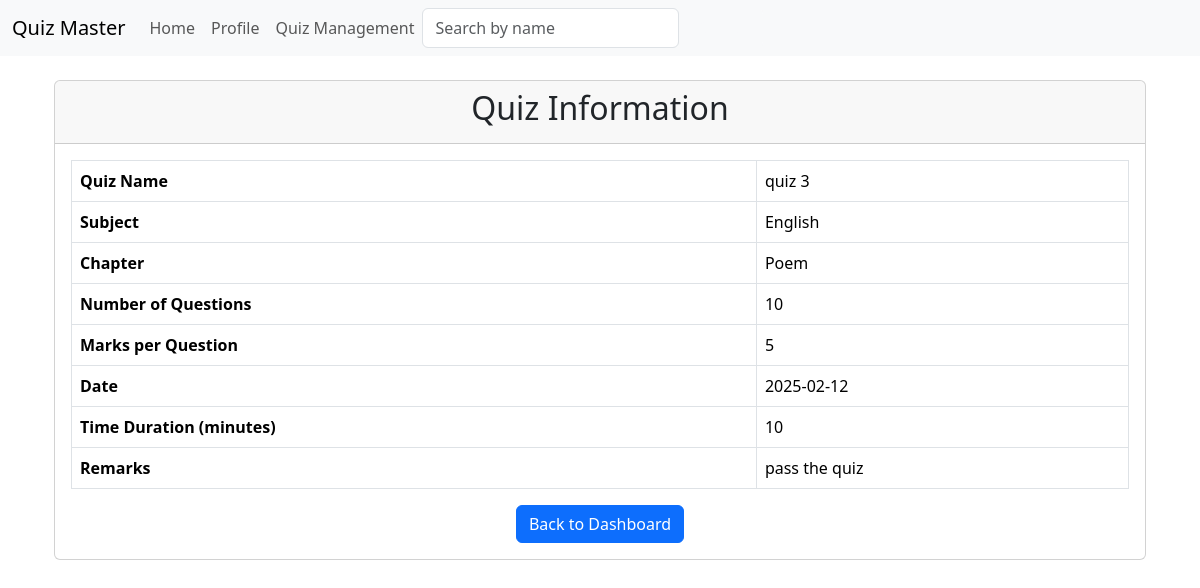
The app's page /quiz/2/show (signed in), older data.
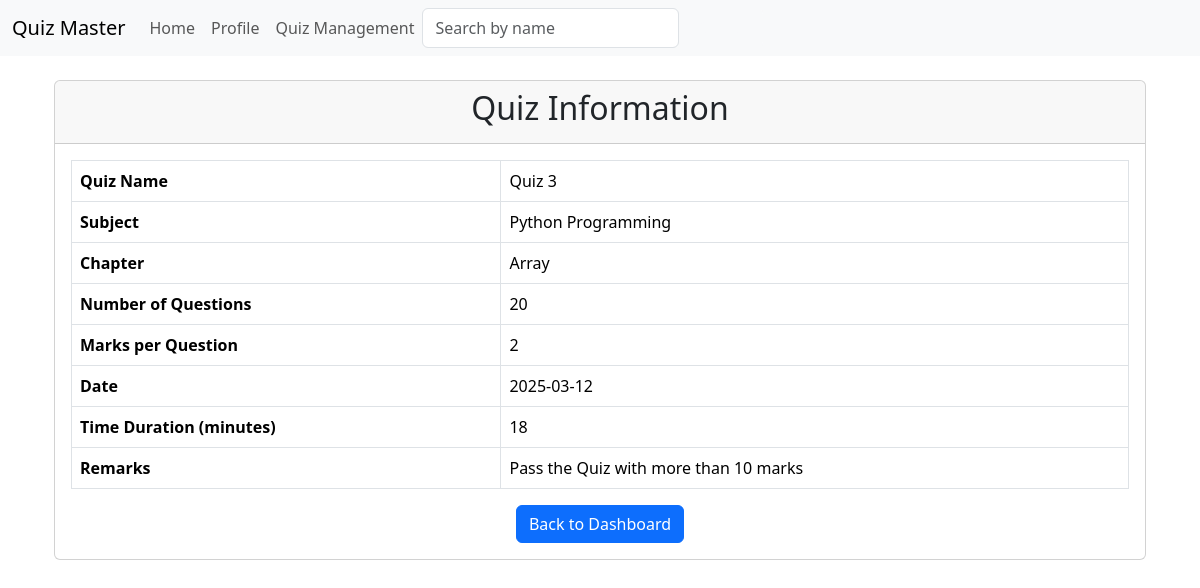
The same page, newer data.
### models.py (models this page shows)
class Quiz(db.Model):
    id = db.Column(db.Integer, primary_key = True)
    name = db.Column(db.String(255), nullable = False)
    no_of_question = db.Column(db.Integer, nullable = False)
    marks = db.Column(db.Integer, nullable = False)
    date = db.Column(db.DateTime, default=datetime.utcnow)
    time = db.Column(db.Integer, default=int(datetime.utcnow().timestamp()))
    remark = db.Column(db.String(255))
    chapter_id = db.Column(db.Integer, db.ForeignKey('chapter.id'), nullable=False)
    questions = db.relationship('Question', backref='quiz', lazy=True)

class Subject(db.Model):
    id = db.Column(db.Integer, primary_key = True)
    name = db.Column(db.String(64), nullable = False, unique = True)
    description = db.Column(db.String(150))
    chapters = db.relationship('Chapter', backref='subject', lazy=True)

class Chapter(db.Model):
    id = db.Column(db.Integer, primary_key = True)
    name = db.Column(db.String(64 ), nullable = False)
    description = db.Column(db.String(100))
    subject_id = db.Column(db.Integer, db.ForeignKey('subject.id'), nullable=False)

### routes.py (the view)
@app.route('/quiz/<int:id>/show')
@auth_requried
def show_quiz(id):
    user = User.query.get(session['user_id'])
    quiz = Quiz.query.get_or_404(id)
    chapter = Chapter.query.get(quiz.chapter_id)
    subject = Subject.query.get(chapter.subject_id)
    return render_template('show_quiz_info.html', quiz=quiz, chapter=chapter, subject=subject, user=user)

### routes.py (called while the page is built)
def auth_requried(func):
    @wraps(func)
    def inner(*args, **kwargs):
        if 'user_id' in session:
            return func(*args, **kwargs)
        else:
            flash('You need to be logged in to access this page')
            return redirect(url_for('login'))
    return inner

### templates/show_quiz_info.html
{% extends 'layout.html' %}
{% block content %}
<div class="container mt-4">
    <div class="card custom-card">
        <div class="card-header">
            <h2 class="text-center">Quiz Information</h2>
        </div>
        <div class="card-body">
            <table class="table table-bordered">
                <tr>
                    <th>Quiz Name</th>
                    <td>{{ quiz.name }}</td>
                </tr>
                <tr>
                    <th>Subject</th>
                    <td>{{ subject.name }}</td>
                </tr>
                <tr>
                    <th>Chapter</th>
                    <td>{{ chapter.name }}</td>
                </tr>
                <tr>
                    <th>Number of Questions</th>
                    <td>{{ quiz.no_of_question }}</td>
                </tr>
                <tr>
                    <th>Marks per Question</th>
                    <td>{{ quiz.marks }}</td>
                </tr>
                <tr>
                    <th>Date</th>
                    <td>{{ quiz.date.strftime('%Y-%m-%d') }}</td>
                </tr>
                <tr>
                    <th>Time Duration (minutes)</th>
                    <td>{{ quiz.time }}</td>
                </tr>
                {% if quiz.remark %}
                <tr>
                    <th>Remarks</th>
                    <td>{{ quiz.remark }}</td>
                </tr>
                {% endif %}
            </table>
            <div class="text-center mt-3">
                <a href="{{ url_for('quiz_management') }}" class="btn btn-primary">Back to Dashboard</a>
            </div>
        </div>
    </div>
</div>
{% endblock %}

Row changes from the older to the newer data that the page shows:
removed Subject: name "English"
removed Chapter: name "Poem"
changed Quiz: name "quiz 3" → "Quiz 3"; no_of_question "10" → "20"; marks "5" → "2"; date "2025-02-12" → "2025-03-12"; time "10" → "18"; remark "pass the quiz" → "Pass the Quiz with more than 10 marks"
added Subject: name "Python Programming"
added Chapter: name "Array"
